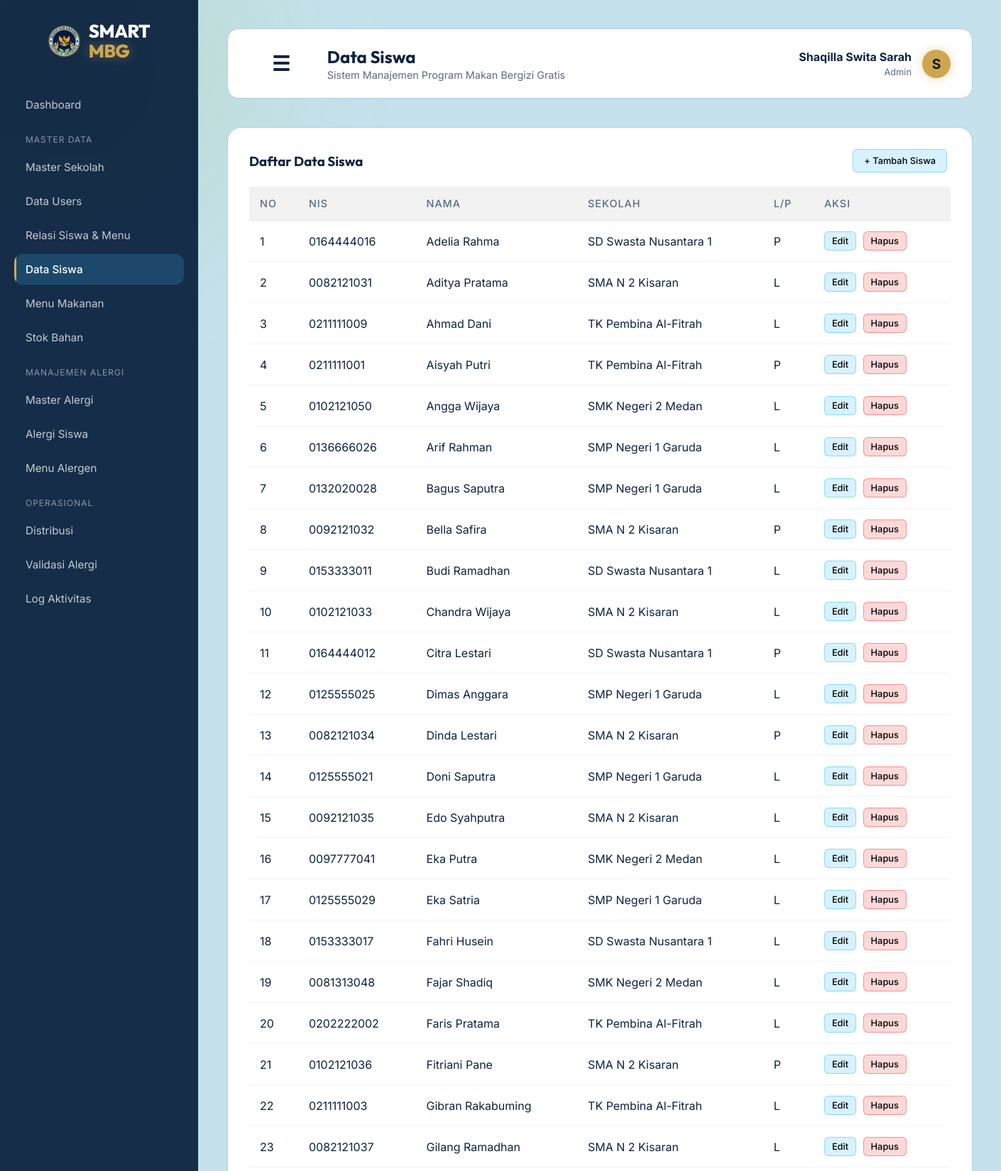
/public/siswa (signed in, upper part), run on the app's committed database.
### tables this page shows
CREATE TABLE `siswa` (
  `id_siswa` int(11) NOT NULL,
  `nis` varchar(30) NOT NULL,
  `nama_siswa` varchar(100) NOT NULL,
  `jenis_kelamin` enum('L','P') NOT NULL,
  `status` enum('Aktif','Nonaktif') DEFAULT 'Aktif',
  `created_at` timestamp NOT NULL DEFAULT CURRENT_TIMESTAMP,
  `id_sekolah` int(11) NOT NULL
);

CREATE TABLE `master_sekolah` (
  `id_sekolah` int(11) NOT NULL,
  `npsn` varchar(8) DEFAULT NULL,
  `nama_sekolah` varchar(150) NOT NULL,
  `jumlah_siswa` int(11) NOT NULL DEFAULT '0',
  `status_sekolah` enum('Negeri','Swasta') DEFAULT 'Negeri',
  `alamat_sekolah` text,
  `telepon` varchar(20) DEFAULT NULL,
  `nama_kepsek` varchar(100) DEFAULT NULL,
  `created_at` timestamp NOT NULL DEFAULT CURRENT_TIMESTAMP
);

### app/core/Controller.php (called while the page is built, shortened)
<?php
class Controller {
    public function view($view, $data = []) {
        require_once '../app/views/' . $view . '.php';
    }
    public function model($model) {
        return new $model;
    }
}

### app/controllers/Siswa.php (called while the page is built, shortened)
<?php
class Siswa extends Controller {
    public function index() {
        $data['judul'] = 'Data Siswa';
        $data['siswa'] = $this->model('Siswa_model')->getAllSiswa();
        $this->view('siswa/index', $data);
    }
}

### app/core/App.php (called while the page is built, shortened)
<?php
class App {
    protected $method = 'index';
    protected $params = [];
    public function __construct() {
        $this->controller = new $this->controller;
        call_user_func_array([$this->controller, $this->method], $this->params);
    }
}

### public/index.php (called while the page is built, shortened)
<?php
$app = new App();

### app/core/Database.php (called while the page is built, shortened)
<?php
class Database {
    private $host = DB_HOST;
    private $user = DB_USER;
    private $pass = DB_PASS;
    private $db_name = DB_NAME;
    private $dbh;
    private $stmt;
    public function __construct() {
        $dsn = 'mysql:host=' . $this->host . ';dbname=' . $this->db_name;
        $option = [
            PDO::ATTR_PERSISTENT => true,
            PDO::ATTR_ERRMODE => PDO::ERRMODE_EXCEPTION
        ];
        try {
            $this->dbh = new PDO($dsn, $this->user, $this->pass, $option);
        } catch(PDOException $e) {
            die($e->getMessage());
        }
    }
    public function query($query) {
        $this->stmt = $this->dbh->prepare($query);
    }
    public function execute() {
        $this->stmt->execute();
    }
    public function resultSet() {
        $this->execute();
        return $this->stmt->fetchAll(PDO::FETCH_ASSOC);
    }
}

### app/models/Siswa_model.php (called while the page is built, shortened)
<?php
class Siswa_model {
    private $table = 'siswa';
    private $db;
    public function __construct() { $this->db = new Database; }
    public function getAllSiswa() {
        $this->db->query('SELECT siswa.*, master_sekolah.nama_sekolah FROM ' . $this->table . ' LEFT JOIN master_sekolah ON siswa.id_sekolah = master_sekolah.id_sekolah ORDER BY siswa.nama_siswa ASC');
        return $this->db->resultSet();
    }
}

### app/views/siswa/index.php (the view, shortened to what this page needs)
<div class="glass-panel-widget" style="width: 100%;">
    <div style="display:flex; justify-content: space-between; align-items:center;">
        <h3 style="color:var(--text-primary); font-family: 'Outfit';">Daftar Data Siswa</h3>
        <a href="#" onclick="document.getElementById('modalTambah').style.display='flex'; return false;" class="btn-sm btn-sm-edit" style="padding: 8px 15px;">+ Tambah Siswa</a>
    </div>
    <div class="table-responsive">
        <table>
            <thead>
                <tr>
                    <th>No</th>
                    <th>NIS</th>
                    <th>Nama</th>
                    <th>Sekolah</th>
                    <th>L/P</th>
                    <th>Aksi</th>
                </tr>
            </thead>
            <tbody>
                <?php $i=1; foreach($data['siswa'] as $s) : ?>
                <tr>
                    <td><?= $i++; ?></td>
                    <td><?= $s['nis']; ?></td>
                    <td><?= $s['nama_siswa']; ?></td>
                    <td><?= $s['nama_sekolah']; ?></td>
                    <td><?= $s['jenis_kelamin']; ?></td>
                    <td>
                        <a href="#" onclick="openUpdateModal('<?= $s['id_siswa']; ?>', '<?= htmlspecialchars($s['nis'], ENT_QUOTES); ?>', '<?= htmlspecialchars($s['nama_siswa'], ENT_QUOTES); ?>', '<?= $s['id_sekolah']; ?>', '<?= $s['jenis_kelamin']; ?>'); return false;" class="btn-sm btn-sm-edit">Edit</a>
                        <a href="<?= BASEURL; ?>/siswa/hapus/<?= $s['id_siswa']; ?>" onclick="return confirm('Apakah Anda yakin ingin menghapus siswa ini?');" class="btn-sm btn-sm-delete">Hapus</a>
                    </td>
                </tr>
                <?php endforeach; ?>
            </tbody>
        </table>
    </div>
</div>

### public/css/style.css (style rules this page uses)
:root { --bg-color: #c5e1eb; --text-primary: #0c2340; --text-secondary: #5a6b82; --accent-color: #cea64f; --accent-glow: rgba(206, 166, 79, 0.4); --glass-bg: #ffffff; --glass-border: #a8d0db; --mbg-green: #97c55c; --mbg-navy: #0c2340; }
* { margin: 0; padding: 0; box-sizing: border-box; }
body { font-family: 'Inter', sans-serif; background-color: var(--bg-color); color: var(--text-primary); min-height: 100vh; display: flex; justify-content: center; align-items: center; overflow: hidden; position: relative; }

### data on the page
siswa: nis "0164444016", nama_siswa "Adelia Rahma", id_sekolah.nama_sekolah "SD Swasta Nusantara 1", jenis_kelamin "P"
siswa: nis "0082121031", nama_siswa "Aditya Pratama", id_sekolah.nama_sekolah "SMA N 2 Kisaran", jenis_kelamin "L"
siswa: nis "0211111009", nama_siswa "Ahmad Dani", id_sekolah.nama_sekolah "TK Pembina Al-Fitrah", jenis_kelamin "L"
siswa: nis "0211111001", nama_siswa "Aisyah Putri", id_sekolah.nama_sekolah "TK Pembina Al-Fitrah", jenis_kelamin "P"
siswa: nis "0102121050", nama_siswa "Angga Wijaya", id_sekolah.nama_sekolah "SMK Negeri 2 Medan", jenis_kelamin "L"
siswa: nis "0136666026", nama_siswa "Arif Rahman", id_sekolah.nama_sekolah "SMP Negeri 1 Garuda", jenis_kelamin "L"
siswa: nis "0132020028", nama_siswa "Bagus Saputra", id_sekolah.nama_sekolah "SMP Negeri 1 Garuda", jenis_kelamin "L"
siswa: nis "0092121032", nama_siswa "Bella Safira", id_sekolah.nama_sekolah "SMA N 2 Kisaran", jenis_kelamin "P"
siswa: nis "0153333011", nama_siswa "Budi Ramadhan", id_sekolah.nama_sekolah "SD Swasta Nusantara 1", jenis_kelamin "L"
siswa: nis "0102121033", nama_siswa "Chandra Wijaya", id_sekolah.nama_sekolah "SMA N 2 Kisaran", jenis_kelamin "L"
siswa: nis "0164444012", nama_siswa "Citra Lestari", id_sekolah.nama_sekolah "SD Swasta Nusantara 1", jenis_kelamin "P"
siswa: nis "0125555025", nama_siswa "Dimas Anggara", id_sekolah.nama_sekolah "SMP Negeri 1 Garuda", jenis_kelamin "L"
siswa: nis "0082121034", nama_siswa "Dinda Lestari", id_sekolah.nama_sekolah "SMA N 2 Kisaran", jenis_kelamin "P"
siswa: nis "0125555021", nama_siswa "Doni Saputra", id_sekolah.nama_sekolah "SMP Negeri 1 Garuda", jenis_kelamin "L"
siswa: nis "0092121035", nama_siswa "Edo Syahputra", id_sekolah.nama_sekolah "SMA N 2 Kisaran", jenis_kelamin "L"
siswa: nis "0097777041", nama_siswa "Eka Putra", id_sekolah.nama_sekolah "SMK Negeri 2 Medan", jenis_kelamin "L"
siswa: nis "0125555029", nama_siswa "Eka Satria", id_sekolah.nama_sekolah "SMP Negeri 1 Garuda", jenis_kelamin "L"
siswa: nis "0153333017", nama_siswa "Fahri Husein", id_sekolah.nama_sekolah "SD Swasta Nusantara 1", jenis_kelamin "L"
siswa: nis "0081313048", nama_siswa "Fajar Shadiq", id_sekolah.nama_sekolah "SMK Negeri 2 Medan", jenis_kelamin "L"
siswa: nis "0202222002", nama_siswa "Faris Pratama", id_sekolah.nama_sekolah "TK Pembina Al-Fitrah", jenis_kelamin "L"
siswa: nis "0102121036", nama_siswa "Fitriani Pane", id_sekolah.nama_sekolah "SMA N 2 Kisaran", jenis_kelamin "P"
siswa: nis "0211111003", nama_siswa "Gibran Rakabuming", id_sekolah.nama_sekolah "TK Pembina Al-Fitrah", jenis_kelamin "L"
siswa: nis "0082121037", nama_siswa "Gilang Ramadhan", id_sekolah.nama_sekolah "SMA N 2 Kisaran", jenis_kelamin "L"

### other printed values
$data['judul'] "Data Siswa"
$_SESSION['nama'] "Shaqilla Swita Sarah"
str_replace('_', ' ', $_SESSION['role']) "Admin"
substr($_SESSION['nama'], 0, 1) "S"
